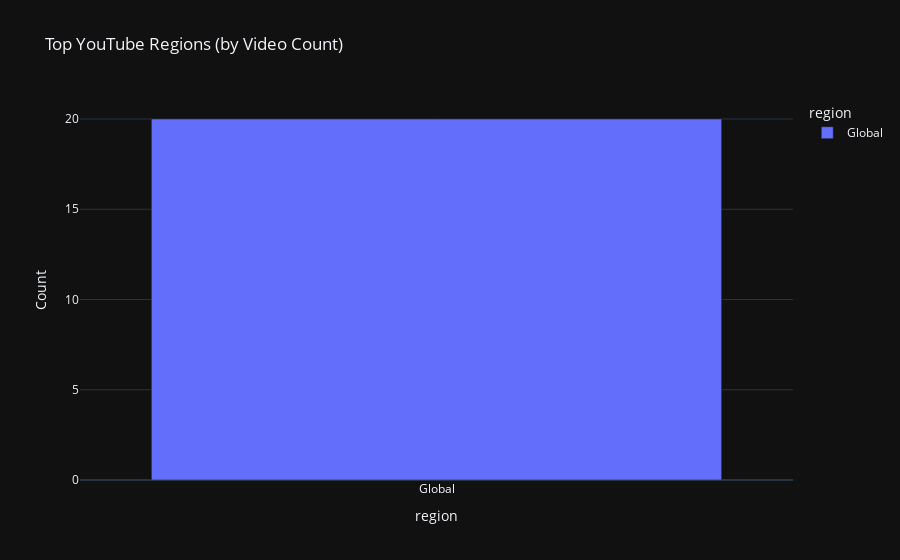

Source (notebook cell):
### Code cell
# YouTube Dataset Analysis
print("YouTube Dataset Summary:")
display(yt_df.describe(include='all'))

if 'region' in yt_df.columns:
    region_counts = yt_df['region'].value_counts().head(10)
    fig3 = px.bar(
        region_counts,
        x=region_counts.index,
        y=region_counts.values,
        title="Top YouTube Regions (by Video Count)",
        labels={'x': 'Region', 'y': 'Count'},
        color=region_counts.index
    )
    fig3.show()

### Figure 1 — Plotly figure (JSON) as saved in the notebook; plotly's stock layout.template omitted (floating-point values rounded to 4 significant figures)
{"data": [{"hovertemplate": "region=%{x}<br>Count=%{y}<extra></extra>", "legendgroup": "Global", "marker": {"color": "#636efa", "pattern": {"shape": ""}}, "name": "Global", "orientation": "v", "showlegend": true, "textposition": "auto", "x": ["Global"], "xaxis": "x", "y": [20], "yaxis": "y", "type": "bar"}], "layout": {"xaxis": {"anchor": "y", "domain": [0.0, 1.0], "title": {"text": "region"}, "categoryorder": "array", "categoryarray": ["Global"]}, "yaxis": {"anchor": "x", "domain": [0.0, 1.0], "title": {"text": "Count"}}, "legend": {"title": {"text": "region"}, "tracegroupgap": 0}, "title": {"text": "Top YouTube Regions (by Video Count)"}, "barmode": "relative"}}
